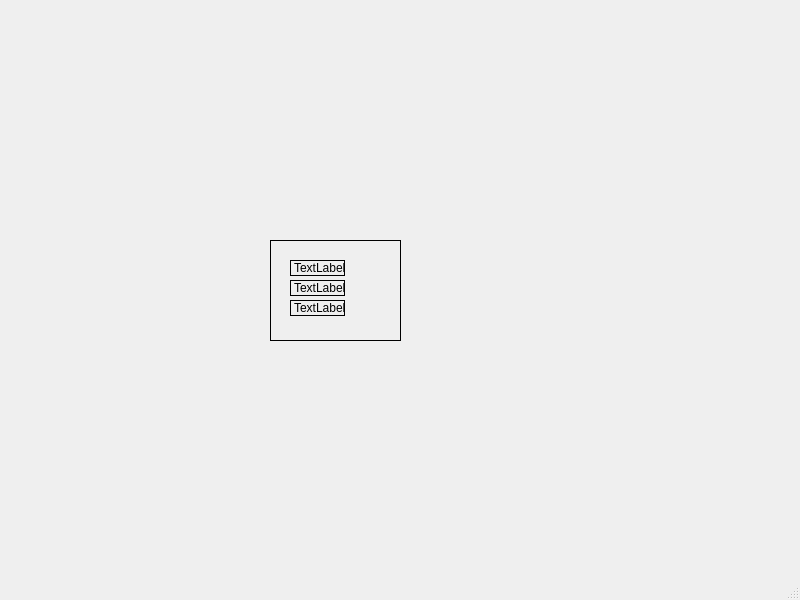
<?xml version="1.0" encoding="UTF-8"?>
<ui version="4.0">
 <class>MainWindow</class>
 <widget class="QMainWindow" name="MainWindow">
  <property name="geometry">
   <rect>
    <x>0</x>
    <y>0</y>
    <width>800</width>
    <height>600</height>
   </rect>
  </property>
  <property name="windowTitle">
   <string>MainWindow</string>
  </property>
  <widget class="QWidget" name="centralwidget">
   <widget class="QWidget" name="widget" native="true">
    <property name="geometry">
     <rect>
      <x>270</x>
      <y>240</y>
      <width>131</width>
      <height>101</height>
     </rect>
    </property>
    <property name="styleSheet">
     <string notr="true">border: 1px solid black;</string>
    </property>
    <widget class="QLabel" name="label">
     <property name="geometry">
      <rect>
       <x>20</x>
       <y>20</y>
       <width>55</width>
       <height>16</height>
      </rect>
     </property>
     <property name="text">
      <string>TextLabel</string>
     </property>
    </widget>
    <widget class="QLabel" name="label_2">
     <property name="geometry">
      <rect>
       <x>20</x>
       <y>40</y>
       <width>55</width>
       <height>16</height>
      </rect>
     </property>
     <property name="text">
      <string>TextLabel</string>
     </property>
    </widget>
    <widget class="QLabel" name="label_3">
     <property name="geometry">
      <rect>
       <x>20</x>
       <y>60</y>
       <width>55</width>
       <height>16</height>
      </rect>
     </property>
     <property name="text">
      <string>TextLabel</string>
     </property>
    </widget>
   </widget>
  </widget>
  <widget class="QMenuBar" name="menubar">
   <property name="geometry">
    <rect>
     <x>0</x>
     <y>0</y>
     <width>800</width>
     <height>26</height>
    </rect>
   </property>
  </widget>
  <widget class="QStatusBar" name="statusbar"/>
 </widget>
 <resources/>
 <connections/>
</ui>
